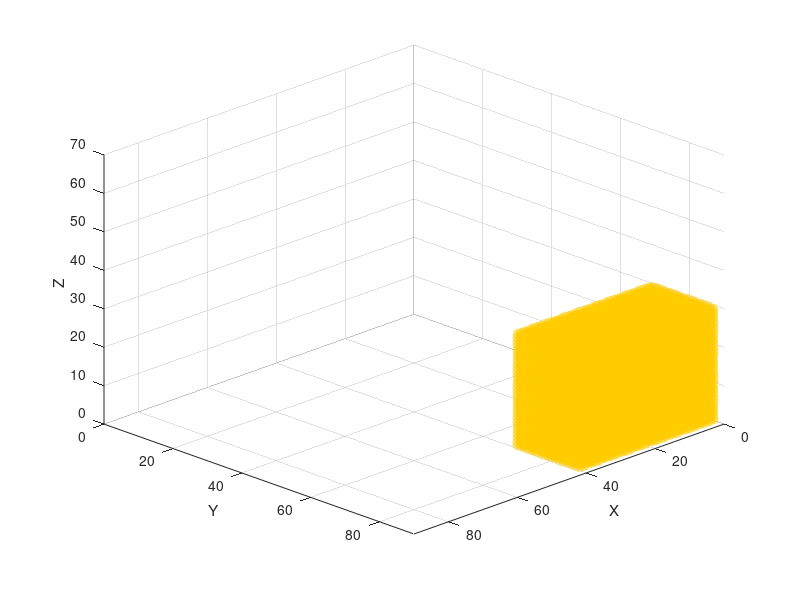

Reproduce this figure in MATLAB. (Note: this script raises an error after producing the figure.)
%% Map dimensions (MAKE SURE THEY ARE THE SAME AS THE MAP CREATOR)
mapSizeX = 90; mapSizeY = 90; mapSizeZ = 70;
mapSize = [mapSizeX, mapSizeY, mapSizeZ];

%% Generate ROI and Object positions
% We store environment state in this matrix with this values:
% ---- 0 = free | 1= Occupied | 2 = unexplored | 3 = Frontier | 4 = ROI | 
% ---- 5 = Object
voxelStates = 2*ones(mapSize);

%% DEFINE ROI SETTINGS
voxelStates(1:40, 70:88, 1:30) = 4;

%% DEFINE OBJECTIVE LOCATION
objectX=3; objectY=86; objectZ=15;

% Define the object value
objectValue = 5;
% Compute 3x3x3 block centered on the object position
for dx = -1:1
    for dy = -1:1
        for dz = -1:1
            x = objectX + dx;
            y = objectY + dy;
            z = objectZ + dz;

            % Check bounds before assigning
            if x >= 1 && x <= size(voxelStates,1) && ...
               y >= 1 && y <= size(voxelStates,2) && ...
               z >= 1 && z <= size(voxelStates,3)
                voxelStates(x,y,z) = objectValue;
            end
        end
    end
end

figure;             
hold on; 
axis([0 mapSize(1) 0 mapSize(2) 0 mapSize(3)]);
grid on;
xlabel('X'); ylabel('Y'); zlabel('Z');


[rx, ry, rz] = ind2sub(size(voxelStates), find(voxelStates == 4));
scatter3(rx-0.5, ry-0.5, rz-0.5, 50, [1, 0.8, 0], 'filled', 'MarkerFaceAlpha', 0.5);

[gx, gy, gz] = ind2sub(size(voxelStates), find(voxelStates == 5));
scatter3(gx-0.5, gy-0.5, gz-0.5, 50, [0.6, 0.2, 0.8], 'filled', 'MarkerFaceAlpha', 1);

view(135, 30);

%% Save Voxel Initial States Matrix
save('../../Maps_ROI_Object_Situations/RandomObstacles_1_situations/RandomObstacles_1_voxelStates_4.mat','voxelStates');
disp('saved voxelStates_4.mat')
